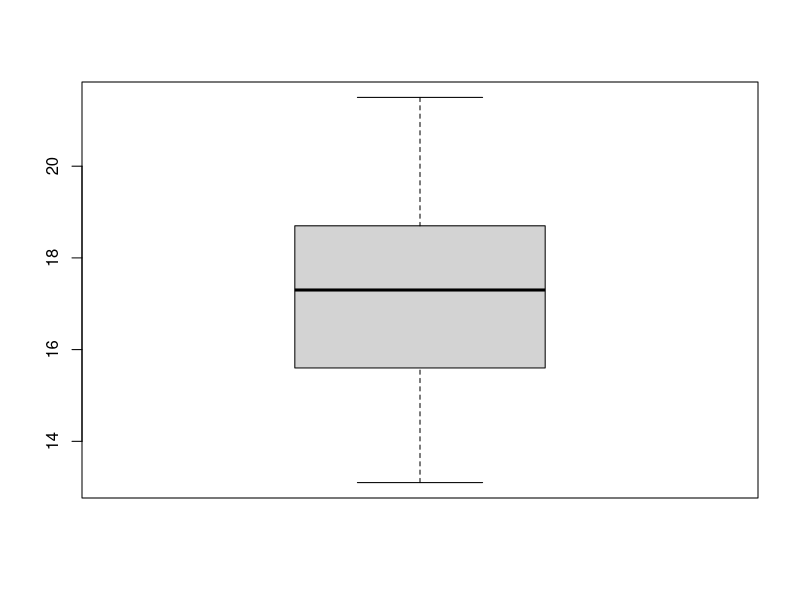
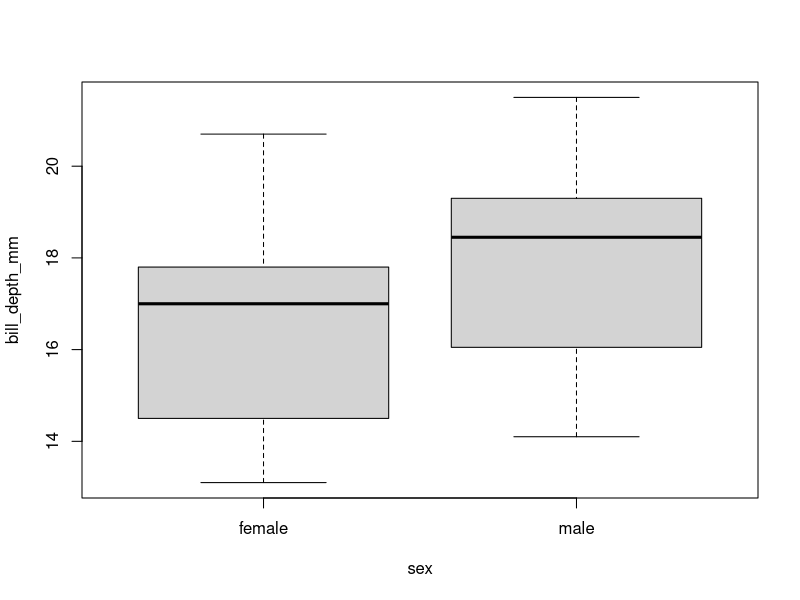
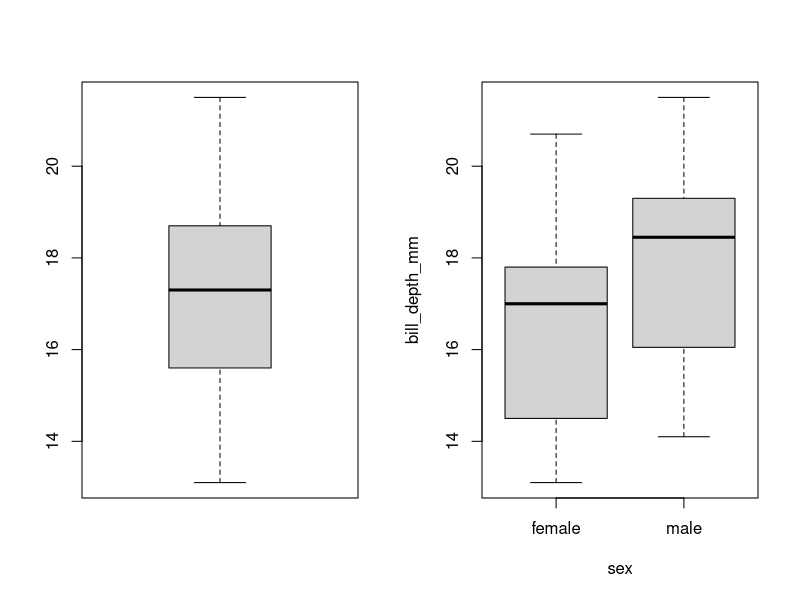
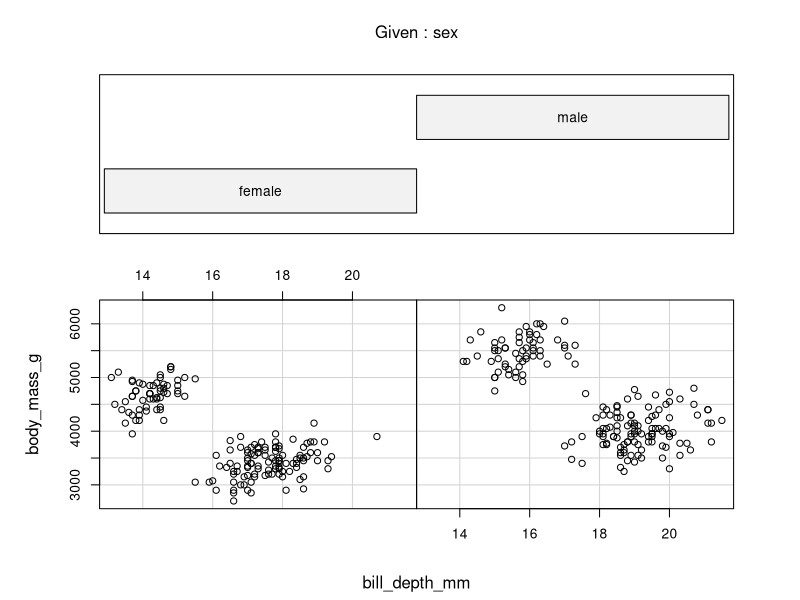
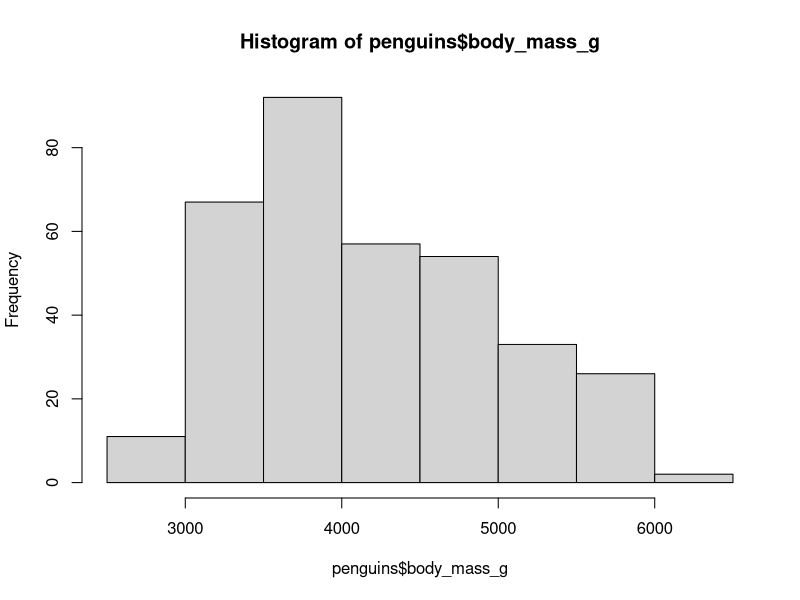

Write the R code that produced these figures, in order.
## ---- chunk 1
knitr::opts_chunk$set(echo = TRUE)
## ---- chunk 2
install.packages("palmerpenguins")
## ---- chunk 3
install.packages("here")
## ---- chunk 4
require(palmerpenguins)
require(here)

## ---- chunk 5
class(penguins)
## ---- chunk 6
penguins = data.frame(penguins)

## ---- chunk 7
mean(penguins$body_mass_g)
## ---- chunk 8
head(penguins$body_mass_g)
## ---- chunk 9
summary(penguins)
## ---- chunk 10
boxplot(penguins$bill_depth_mm)
## ---- chunk 11
boxplot(bill_depth_mm ~ sex, data = penguins)

## ---- chunk 12
par(mfrow = c(1, 2))
boxplot(penguins$bill_depth_mm)
boxplot(bill_depth_mm ~ sex, data = penguins)
## ---- chunk 13
coplot(body_mass_g ~ bill_depth_mm | sex, data = penguins)
## ---- chunk 14
require(here)
png(filename = here("basic_histogram.png"), width = 800, height = 600)
hist(penguins$body_mass_g)
dev.off()
